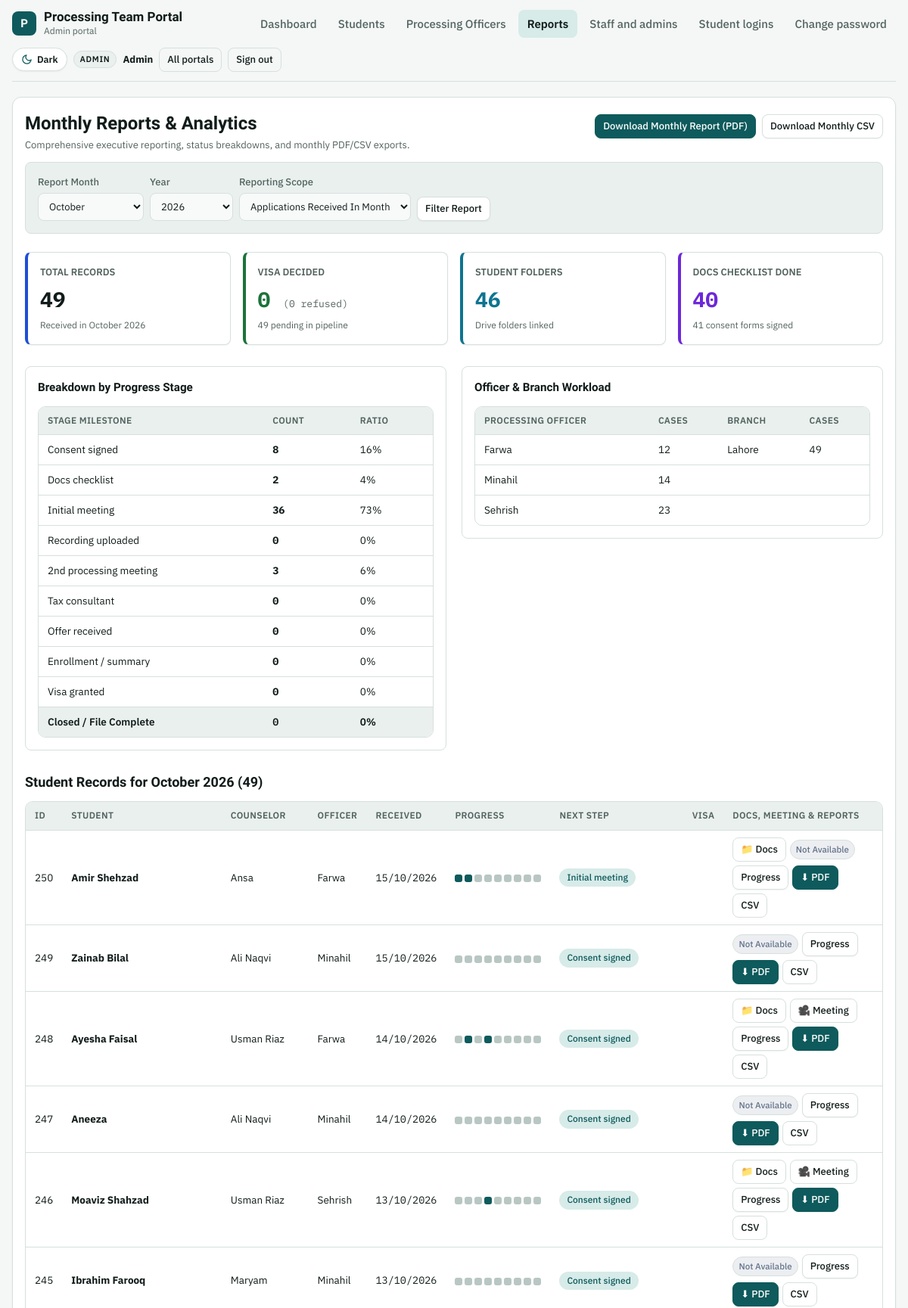
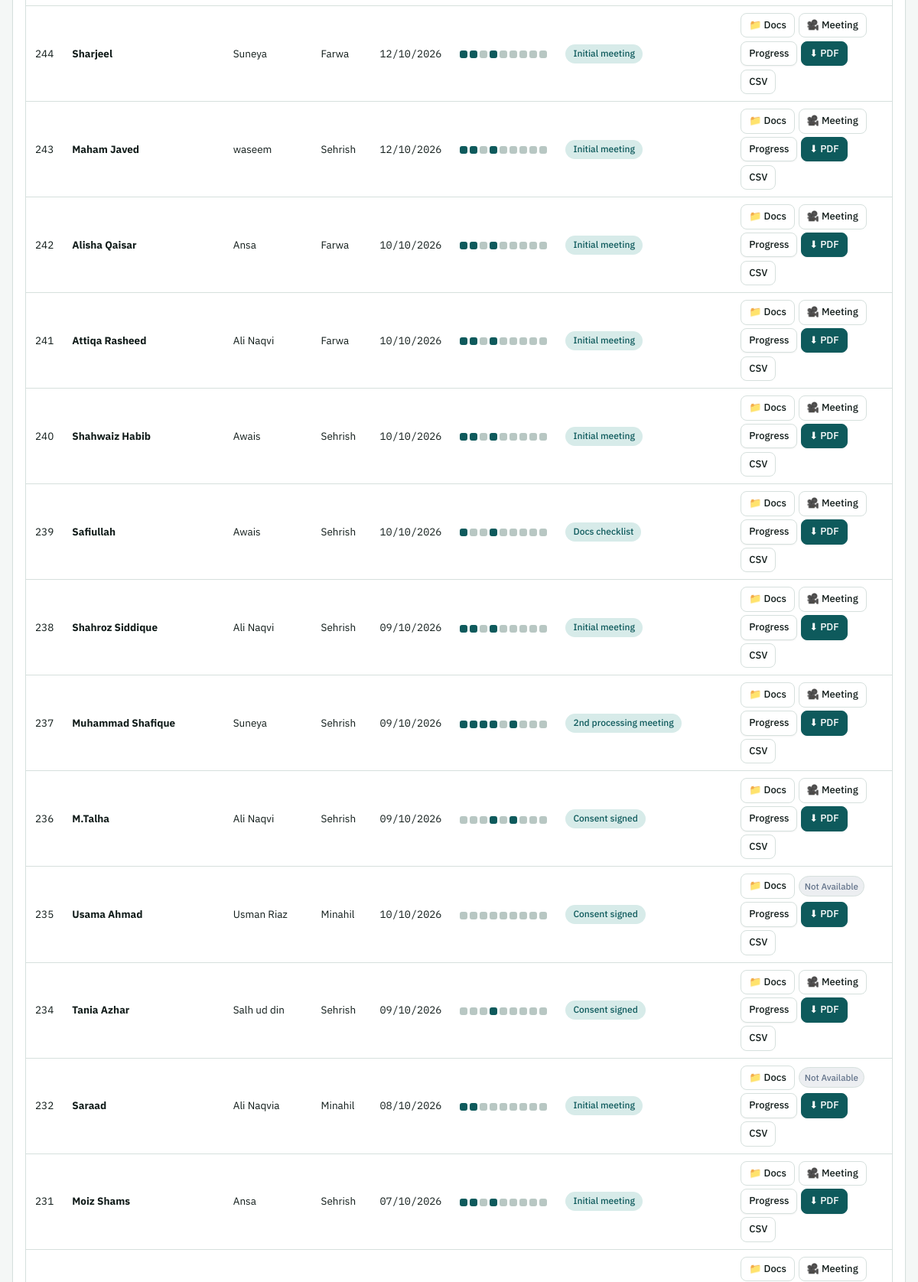
Screenshot of /admin/reports.php (signed in, upper part) with the database file from the repository (2 pictures, top to bottom).
### tables this page shows
CREATE TABLE users (
  id                   INTEGER PRIMARY KEY AUTOINCREMENT,
  name                 TEXT NOT NULL,
  username             TEXT NOT NULL UNIQUE,
  password_hash        TEXT NOT NULL,
  role                 TEXT NOT NULL CHECK(role IN ('admin','officer','student')),
  student_id           INTEGER NULL UNIQUE,
  active               INTEGER NOT NULL DEFAULT 1,
  must_change_password INTEGER NOT NULL DEFAULT 1,
  last_login           TEXT NULL,
  created_at           TEXT NOT NULL, department TEXT DEFAULT 'backend',
  FOREIGN KEY (student_id) REFERENCES students(id) ON DELETE CASCADE
);

CREATE TABLE students (
  id                INTEGER PRIMARY KEY AUTOINCREMENT,
  name              TEXT NOT NULL,
  counselor         TEXT NULL,
  officer_id        INTEGER NULL,
  entered_by        INTEGER NULL,
  refund            TEXT NULL,
  branch            TEXT NULL,
  intake            TEXT NULL,
  received_date     TEXT NULL,
  consult1          TEXT NULL,
  consent           TEXT NULL,
  docs_checklist    TEXT NULL,
  initial_meeting   TEXT NULL,
  follow_up_1       TEXT NULL,
  recorded_uploaded TEXT NULL,
  drive_link        TEXT NULL,
  meeting_priority  TEXT NULL,
  second_meeting    TEXT NULL,
  follow_up_2       TEXT NULL,
  tax_meeting       TEXT NULL,
  follow_up_3       TEXT NULL,
  offer             TEXT NULL,
  consult2          TEXT NULL,
  disc2             TEXT NULL,
  enrollment        TEXT NULL,
  consult3          TEXT NULL,
  disc3             TEXT NULL,
  visa              TEXT NULL,
  last_installment  TEXT NULL,
  remarks           TEXT NULL,
  created_at        TEXT NOT NULL,
  updated_at        TEXT NULL
, csc_status TEXT DEFAULT NULL, csc_verified_at TEXT DEFAULT NULL, csc_verified_by INTEGER DEFAULT NULL, sheet_sr INTEGER, email TEXT, student_password TEXT, portal_id TEXT, portal_password TEXT, shortlisting TEXT, pending_docs_note TEXT, doc_request_date TEXT, enrollment_date TEXT, installment_1 TEXT, installment_2 TEXT, installment_3 TEXT, installment_4 TEXT, threat_cancellation TEXT, meeting_link TEXT, drive_files_json TEXT NULL, frontend_officer_id INTEGER DEFAULT NULL, frontend_officer_name TEXT DEFAULT NULL);

### admin/reports.php (the view, shortened to what the rows shown need)
<?php
require __DIR__ . '/../app/bootstrap.php';
require APP . '/layout.php';
$u = require_role('admin');
$currentYear = (int)date('Y');
$currentMonth = (int)date('n');
$year = (int)get('year');
if ($year < 2020 || $year > $currentYear + 2) {
    $year = $currentYear;
}
$month = (int)get('month');
if ($month < 1 || $month > 12) {
    $month = $currentMonth;
}
$scope = get('scope') === 'active' ? 'active' : 'received';
$startDate = sprintf('%04d-%02d-01', $year, $month);
$endDate = date('Y-m-t', strtotime($startDate));
if ($scope === 'received') {
    $sql = "SELECT s.*, o.name AS officer_name
            FROM students s
            LEFT JOIN users o ON o.id = s.officer_id
            WHERE (s.received_date BETWEEN ? AND ?)
               OR (s.received_date IS NULL AND substr(s.created_at, 1, 10) BETWEEN ? AND ?)
            ORDER BY s.id DESC";
    $params = [$startDate, $endDate, $startDate, $endDate];
}
$students = q($sql, $params)->fetchAll();
$summary = [
    'total'          => count($students),
    'granted'        => 0,
    'refused'        => 0,
    'pending_visa'   => 0,
    'consent_done'   => 0,
    'checklist_done' => 0,
    'drive_folders'  => 0,
    'stage_counts'   => [],
    'officer_counts' => [],
    'branch_counts'  => [],
];
foreach (STAGES as $st) {
    $summary['stage_counts'][$st[0]] = 0;
}
$summary['stage_counts']['Closed'] = 0;
foreach ($students as $s) {
    $ns = next_stage($s);
    if ($ns && isset($summary['stage_counts'][$ns])) {
        $summary['stage_counts'][$ns]++;
    } else {
        $summary['stage_counts']['Closed']++;
    }
    $offName = $s['officer_name'] ?: 'Not assigned';
    $summary['officer_counts'][$offName] = ($summary['officer_counts'][$offName] ?? 0) + 1;
    $brName = $s['branch'] ?: 'Other / Unset';
    $summary['branch_counts'][$brName] = ($summary['branch_counts'][$brName] ?? 0) + 1;
}
$monthNames = [1 => 'January', 2 => 'February', 3 => 'March', 4 => 'April', 5 => 'May', 6 => 'June', 7 => 'July', 8 => 'August', 9 => 'September', 10 => 'October', 11 => 'November', 12 => 'December'];
$selectedMonthName = $monthNames[$month] . ' ' . $year;
page_start('Monthly Reports', $u, PORTALS['admin']['label']);
?>
<section class="panel">
  <div class="panel-h">
    <div>
      <h1>Monthly Reports & Analytics</h1>
    </div>
  </div>
  <div class="grid2" style="margin-bottom: 1.75rem;">
    <div class="report-subpanel">
      <div class="tbl"><table>
        <thead><tr><th>Stage Milestone</th><th>Count</th><th>Ratio</th></tr></thead>
        <tbody>
        <?php foreach (STAGES as $st): $c = $summary['stage_counts'][$st[0]] ?? 0; $pct = round(($c / max(1, $summary['total'])) * 100); ?>
          <tr>
            <td><?= h($st[0]) ?></td>
            <td class="num"><b><?= $c ?></b></td>
            <td><?= $pct ?>%</td>
          </tr>
        <?php endforeach; ?>
        <?php $closed = $summary['stage_counts']['Closed'] ?? 0; ?>
        <tr class="tr-summary">
          <td>Closed / File Complete</td>
          <td class="num"><?= $closed ?></td>
          <td><?= round(($closed / max(1, $summary['total'])) * 100) ?>%</td>
        </tr>
        </tbody>
      </table></div>
    </div>
    <div class="report-subpanel">
      <div class="tbl"><table>
        <thead><tr><th>Processing Officer</th><th>Cases</th><th>Branch</th><th>Cases</th></tr></thead>
        <?php
          $offKeys = array_keys($summary['officer_counts']);
          $brKeys = array_keys($summary['branch_counts']);
          $maxRows = max(count($offKeys), count($brKeys));
          for ($i = 0; $i < $maxRows; $i++):
            $oK = $offKeys[$i] ?? '';
            $oV = $oK !== '' ? $summary['officer_counts'][$oK] : '';
            $bK = $brKeys[$i] ?? '';
            $bV = $bK !== '' ? $summary['branch_counts'][$bK] : '';
        ?>
          <tr>
            <td><?= h($oK) ?></td>
            <td class="num"><?= $oV ?></td>
            <td><?= h($bK) ?></td>
            <td class="num"><?= $bV ?></td>
          </tr>
        <?php endfor; ?>
      </table></div>
    </div>
  </div>
  <div class="panel-h" style="margin-top: 1rem;">
    <h2>Student Records for <?= h($selectedMonthName) ?> (<?= count($students) ?>)</h2>
  </div>
  <?php if (!$students): ?>
    <div class="empty">No student records match <?= h($selectedMonthName) ?> under scope "<?= h($scope) ?>". Try selecting another month or switching to "Active Pipeline Cases".</div>
  <?php else: ?>
  <div class="tbl"><table>
    <thead>
      <tr>
        <th>ID</th>
        <th>Student</th>
        <th>Counselor</th>
        <th>Officer</th>
        <th>Received</th>
        <th>Progress</th>
        <th>Next step</th>
        <th>Visa</th>
        <th>Docs, Meeting & Reports</th>
      </tr>
    </thead>
    <tbody>
    <?php foreach ($students as $s):
      $ns = next_stage($s);
      $dl = safe_link($s['drive_link'] ?? '');
      $hasMeeting = student_has_meeting($s);
      $ml = url('meeting.php?id=' . (int)$s['id']);
    ?>
      <tr>
        <td><?= (int)$s['id'] ?></td>
        <td><a href="<?= h(url('admin/student.php?id=' . $s['id'])) ?>"><b><?= h($s['name']) ?></b></a></td>
        <td><?= h($s['counselor'] ?: '-') ?></td>
        <td><?= h($s['officer_name'] ?: 'Not assigned') ?></td>
        <td class="num"><?= h(fmt_date($s['received_date'])) ?></td>
        <td><a href="<?= h(url('admin/progress.php?id=' . $s['id'])) ?>" title="View student progress" style="text-decoration:none; display:inline-block;"><?= progress_dots($s) ?></a></td>
        <td><?= $ns ? '<span class="pill acc">' . h($ns) . '</span>' : '<span class="pill ok">Closed</span>' ?></td>
        <td><?php if ($s['visa']): ?><span class="pill <?= pill_class($s['visa']) ?>"><?= h($s['visa']) ?></span><?php endif; ?></td>
        <td>
          <div style="display:flex; gap:0.3rem; align-items:center; flex-wrap:wrap;">
            <?php if ($dl): ?>
              <a class="btn sm ghost" href="<?= h($dl) ?>" target="_blank" rel="noopener noreferrer" title="Open Student Documents Folder in Google Drive">📁 Docs</a>
            <?php endif; ?>
            <?php if ($hasMeeting): ?>
              <a class="btn sm ghost" href="<?= h($ml) ?>" target="_blank" rel="noopener noreferrer" title="Open Recorded Meeting Video / Zoom">🎥 Meeting</a>
            <?php else: ?>
              <span class="pill muted" style="font-size:0.72rem; padding:0.2rem 0.45rem; background:rgba(100,116,139,0.12); color:#64748b;" title="Meeting video not available">Not Available</span>
            <?php endif; ?>
            <a class="btn sm" href="<?= h(url('admin/progress.php?id=' . $s['id'])) ?>" title="Live Student Progress">Progress</a>
            <a class="btn sm primary" href="<?= h(url('admin/report.php?id=' . $s['id'] . '&format=pdf')) ?>" title="Download PDF">⬇ PDF</a>
            <a class="btn sm ghost" href="<?= h(url('admin/report.php?id=' . $s['id'] . '&format=csv')) ?>" title="Download CSV">CSV</a>
          </div>
        </td>
      </tr>
    <?php endforeach; ?>
    </tbody>
  </table></div>
  <?php endif; ?>
</section>
<?php
page_end();

### app/layout.php (shortened to what the rows shown need)
<?php
function nav_items(string $role): array {
    return match ($role) {
        'admin'   => ['admin/index.php' => 'Dashboard', 'admin/students.php' => 'Students', 'admin/officers.php' => 'Processing Officers', 'admin/reports.php' => 'Reports', 'admin/staff.php' => 'Staff and admins', 'admin/logins.php' => 'Student logins'],
        'officer' => ['officer/index.php' => 'Dashboard', 'officer/students.php' => 'My students'],
        'student' => ['student/index.php' => 'My file'],
        default   => [],
    };
}
function theme_toggle_btn(): string {
    return '<button type="button" class="theme-toggle" data-theme-toggle aria-label="Switch theme" title="Switch between Light and Dark mode" aria-pressed="false">'
         . '<svg class="icon-sun" viewBox="0 0 24 24" aria-hidden="true"><circle cx="12" cy="12" r="5"/><line x1="12" y1="1" x2="12" y2="3"/><line x1="12" y1="21" x2="12" y2="23"/><line x1="4.22" y1="4.22" x2="5.64" y2="5.64"/><line x1="18.36" y1="18.36" x2="19.78" y2="19.78"/><line x1="1" y1="12" x2="3" y2="12"/><line x1="21" y1="12" x2="23" y2="12"/><line x1="4.22" y1="19.78" x2="5.64" y2="18.36"/><line x1="18.36" y1="5.64" x2="19.78" y2="4.22"/></svg>'
         . '<svg class="icon-moon" viewBox="0 0 24 24" aria-hidden="true"><path d="M21 12.79A9 9 0 1 1 11.21 3 7 7 0 0 0 21 12.79z"/></svg>'
         . '<span data-theme-label>Dark</span>'
         . '</button>';
}
function page_start(string $title, ?array $u = null, string $portalLabel = ''): void {
    global $CONFIG;
    $self = ltrim(substr(parse_url($_SERVER['REQUEST_URI'] ?? '', PHP_URL_PATH) ?: '', strlen(base_url())), '/');
    $cookieTheme = $_COOKIE['ptp_theme'] ?? '';
    $htmlThemeAttr = in_array($cookieTheme, ['light', 'dark'], true) ? ' data-theme="' . h($cookieTheme) . '"' : '';
    ?><!doctype html>
<html lang="en"<?= $htmlThemeAttr ?>>
<head>
<link rel="stylesheet" href="<?= h(url('assets/style.css')) ?>">
</head>
<body>
<div class="wrap">
<?php if ($u): ?>
<header class="top">
  <a class="brand" href="<?= h(url('index.php')) ?>" style="text-decoration:none; color:inherit;"><div class="mark">P</div><div><div class="app"><?= h($CONFIG['app_name']) ?></div><small><?= h($portalLabel) ?></small></div></a>
  <nav class="tabs">
    <?php foreach (nav_items($u['role']) as $href => $label): ?>
      <a href="<?= h(url($href)) ?>" <?= $self === $href ? 'aria-current="page"' : '' ?>><?= h($label) ?></a>
    <?php endforeach; ?>
    <a href="<?= h(url('account/password.php?portal=' . $u['role'])) ?>" <?= $self === 'account/password.php' ? 'aria-current="page"' : '' ?>>Change password</a>
  </nav>
  <div class="who">
    <?= theme_toggle_btn() ?>
    <span class="role"><?= h(ucfirst($u['role'] === 'officer' ? 'Officer' : $u['role'])) ?></span>
    <b><?= h($u['name']) ?></b>
    <a class="btn sm ghost" href="<?= h(url('index.php')) ?>">All portals</a>
    <form method="post" action="<?= h(url('logout.php')) ?>"><button class="btn sm ghost" type="submit">Sign out</button></form>
  </div>
</header>
<?php else: ?>
<div class="guest-topbar">
  <?= theme_toggle_btn() ?>
</div>
<?php endif; ?>
<main>
<?php endforeach;
}
function page_end(): void { ?>
</main>
</div>
</body>
</html>
<?php }
function progress_dots(array $r): string {
    $o = '<span class="steps" title="' . done_count($r) . ' of ' . count(STAGES) . ' steps">';
    foreach (STAGES as $i => $_) $o .= '<i class="' . (stage_done($r, $i) ? 'd' : '') . '"></i>';
    return $o . '</span>';
}

### rows the page displays
users: role "Dashboard", role "Students", role "Processing Officers", role "Reports", role "Staff and admins", role "Student logins", role "ADMIN", name "Admin", must_change_password "0", ($closed/max(1,$summary['total']))*100 "0"
users: students.id "250", students.name "Amir Shehzad", students.counselor "Ansa", name "Farwa", students.received_date "15/10/2026", ns "Initial meeting", shows "Not Available", students.id "248", students.name "Ayesha Faisal", students.counselor "Usman Riaz", students.received_date "14/10/2026", ns "Consent signed", students.id "244", students.name "Sharjeel", students.counselor "Suneya", students.received_date "12/10/2026", students.id "242", students.name "Alisha Qaisar", students.received_date "10/10/2026", students.id "241", students.name "Attiqa Rasheed", students.counselor "Ali Naqvi"
users: students.id "249", students.name "Zainab Bilal", students.counselor "Ali Naqvi", name "Minahil", students.received_date "15/10/2026", ns "Consent signed", shows "Not Available", students.id "247", students.name "Aneeza", students.received_date "14/10/2026", students.id "245", students.name "Ibrahim Farooq", students.counselor "Maryam", students.received_date "13/10/2026", students.id "235", students.name "Usama Ahmad", students.counselor "Usman Riaz", students.received_date "10/10/2026", students.id "232", students.name "Saraad", students.counselor "Ali Naqvia", students.received_date "08/10/2026", ns "Initial meeting"
users: students.id "246", students.name "Moaviz Shahzad", students.counselor "Usman Riaz", name "Sehrish", students.received_date "13/10/2026", ns "Consent signed", students.id "243", students.name "Maham Javed", students.counselor "waseem", students.received_date "12/10/2026", ns "Initial meeting", students.id "240", students.name "Shahwaiz Habib", students.counselor "Awais", students.received_date "10/10/2026", students.id "239", students.name "Safiullah", ns "Docs checklist", students.id "238", students.name "Shahroz Siddique", students.counselor "Ali Naqvi", students.received_date "09/10/2026", students.id "237", students.name "Muhammad Shafique", students.counselor "Suneya", ns "2nd processing meeting", students.id "236", students.name "M.Talha", students.id "234", students.name "Tania Azhar", students.counselor "Salh ud din", students.id "231", students.name "Moiz Shams", students.counselor "Ansa", students.received_date "07/10/2026"

### other values shown
$CONFIG['app_name'] "Processing Team Portal"
$portalLabel "Admin portal"
$summary['total'] "49"
$selectedMonthName "October 2026"
$summary['granted'] "0"
$summary['refused'] "0"
$summary['pending_visa'] "49"
$summary['drive_folders'] "46"
$summary['checklist_done'] "40"
$summary['consent_done'] "41"
$st[0] "Consent signed"
$c "8"
$pct "16"
$st[0] "Docs checklist"
$c "2"
